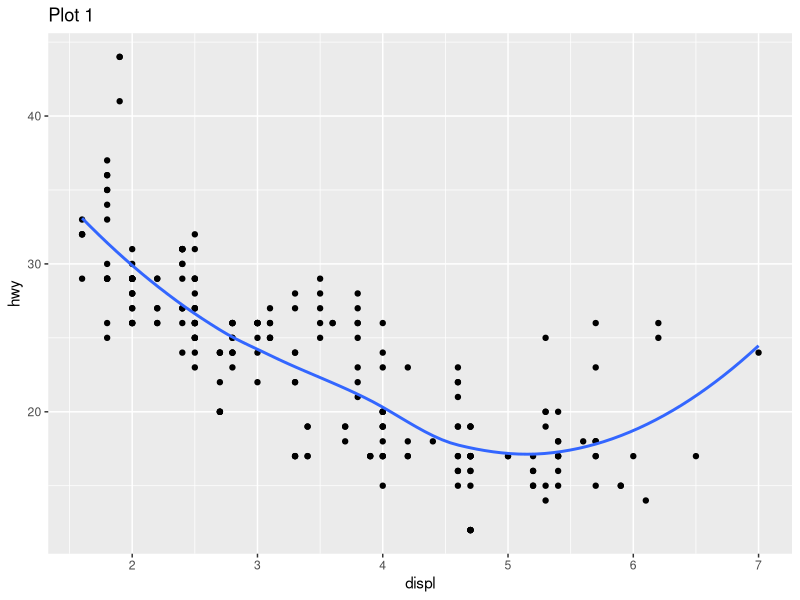
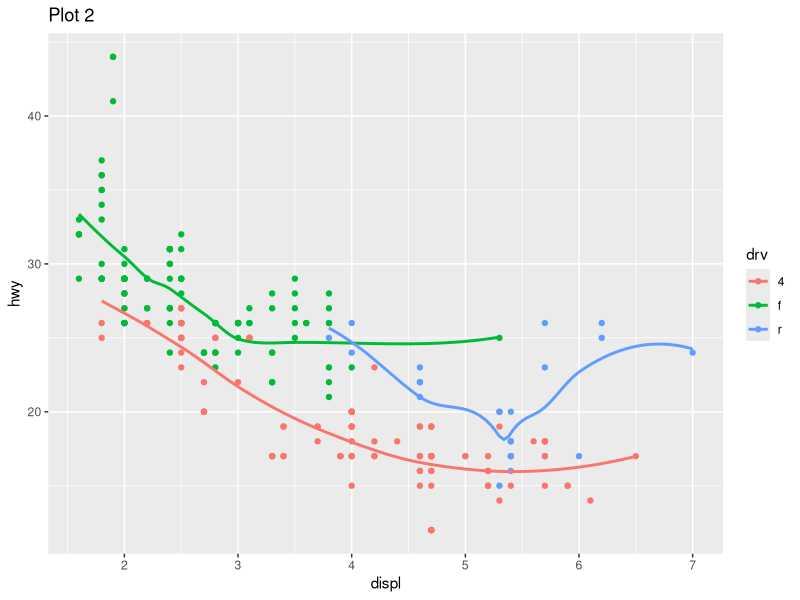
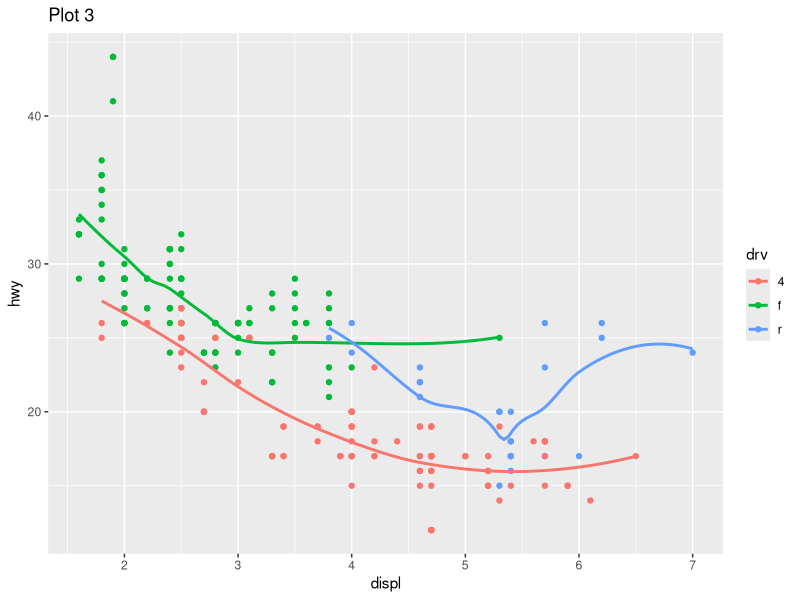
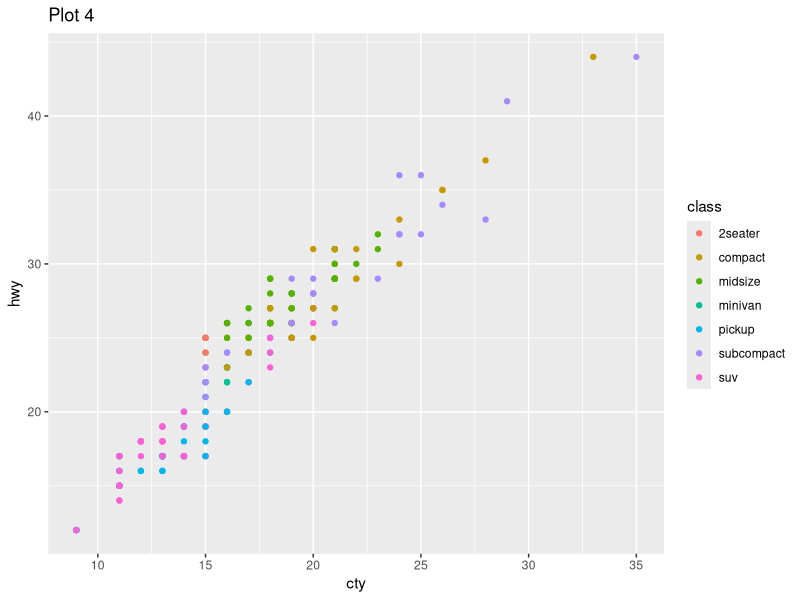
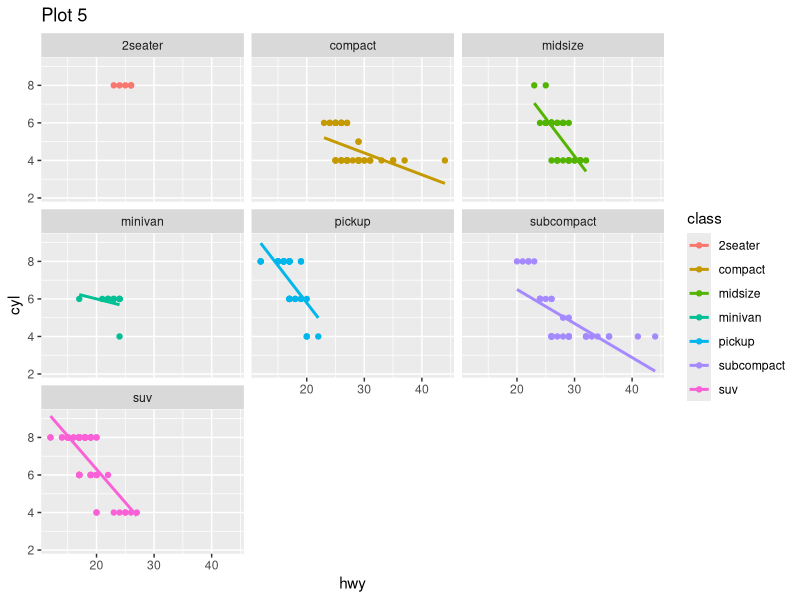

These figures' R source, in order:
## ---- chunk 1
# Load necessary library
library(ggplot2)

# Load the mpg dataset
data(mpg)
## ---- chunk 2
# Convert necessary variables to factors
#mpg$trans <- as.factor(mpg$trans)
#mpg$cyl <- as.factor(mpg$cyl)
#mpg$drv <- as.factor(mpg$drv)
## ---- chunk 3
View(mpg)
## ---- chunk 4
## RUN TO VIEW THE GRAPH YOU WILL NEED TO REPRODUCE 

# Plot 1: Scatter plot with a smooth line
ggplot(mpg, aes(x = displ, y = hwy)) + 
  geom_point() + 
  geom_smooth(method = "loess", se = FALSE) + 
  labs(title = "Plot 1")

#knitr::include_graphics("images/question-1.png")
## ---- chunk 5

## ---- chunk 6
## RUN TO VIEW THE GRAPH YOU WILL NEED TO REPRODUCE 
# Plot 2: Scatter plot with color based on drv and a smooth line
ggplot(mpg, aes(x = displ, y = hwy, color = drv)) + 
  geom_point() + 
  geom_smooth(method = "loess", se = FALSE) + 
  labs(title = "Plot 2")
#knitr::include_graphics("images/question-2.png")
## ---- chunk 7

## ---- chunk 8
## RUN TO VIEW THE GRAPH YOU WILL NEED TO REPRODUCE 

# Plot 3: Scatter plot with color based on drv and smooth lines for each drv
ggplot(mpg, aes(x = displ, y = hwy, color = drv)) + 
  geom_point() + 
  geom_smooth(method = "loess", se = FALSE) + 
  labs(title = "Plot 3")
#knitr::include_graphics("images/question-3.png")
## ---- chunk 9

## ---- chunk 10
## RUN TO VIEW THE GRAPH YOU WILL NEED TO REPRODUCE 
# Plot 4: Scatter plot with color based on class
ggplot(mpg, aes(x = cty, y = hwy, color = class)) + 
  geom_point() + 
  labs(title = "Plot 4")

#knitr::include_graphics("images/question-4.png")
## ---- chunk 11

## ---- chunk 12
## RUN TO VIEW THE GRAPH YOU WILL NEED TO REPRODUCE 

# Plot 5: Faceted scatter plot by class with a smooth line
ggplot(mpg, aes(x = hwy, y = cyl, color = class)) + 
  geom_point() + 
geom_smooth(method = "lm", se = FALSE) + 
  facet_wrap(~ class) + 
  labs(title = "Plot 5")
#knitr::include_graphics("images/question-5.png")
## ---- chunk 13

